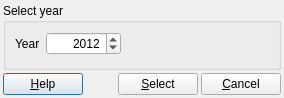
<?xml version="1.0" encoding="UTF-8"?>
<ui version="4.0">
 <class>ACC_SelectYearDialog</class>
 <widget class="QDialog" name="ACC_SelectYearDialog">
  <property name="geometry">
   <rect>
    <x>0</x>
    <y>0</y>
    <width>284</width>
    <height>98</height>
   </rect>
  </property>
  <property name="windowTitle">
   <string>Dialog</string>
  </property>
  <layout class="QGridLayout" name="gridLayout_2">
   <property name="margin">
    <number>3</number>
   </property>
   <property name="spacing">
    <number>3</number>
   </property>
   <item row="0" column="0">
    <widget class="QGroupBox" name="groupBox">
     <property name="sizePolicy">
      <sizepolicy hsizetype="Preferred" vsizetype="Preferred">
       <horstretch>0</horstretch>
       <verstretch>1</verstretch>
      </sizepolicy>
     </property>
     <property name="title">
      <string>Select year</string>
     </property>
     <layout class="QGridLayout" name="gridLayout">
      <item row="0" column="0">
       <layout class="QHBoxLayout" name="horizontalLayout">
        <item>
         <widget class="QLabel" name="label">
          <property name="text">
           <string>Year</string>
          </property>
         </widget>
        </item>
        <item>
         <widget class="QSpinBox" name="sbYear">
          <property name="minimumSize">
           <size>
            <width>75</width>
            <height>0</height>
           </size>
          </property>
          <property name="maximumSize">
           <size>
            <width>75</width>
            <height>16777215</height>
           </size>
          </property>
          <property name="alignment">
           <set>Qt::AlignRight|Qt::AlignTrailing|Qt::AlignVCenter</set>
          </property>
          <property name="minimum">
           <number>2001</number>
          </property>
          <property name="maximum">
           <number>2999</number>
          </property>
          <property name="value">
           <number>2012</number>
          </property>
         </widget>
        </item>
        <item>
         <spacer name="horizontalSpacer">
          <property name="orientation">
           <enum>Qt::Horizontal</enum>
          </property>
          <property name="sizeHint" stdset="0">
           <size>
            <width>40</width>
            <height>20</height>
           </size>
          </property>
         </spacer>
        </item>
       </layout>
      </item>
      <item row="1" column="0">
       <spacer name="verticalSpacer">
        <property name="orientation">
         <enum>Qt::Vertical</enum>
        </property>
        <property name="sizeHint" stdset="0">
         <size>
          <width>20</width>
          <height>40</height>
         </size>
        </property>
       </spacer>
      </item>
     </layout>
    </widget>
   </item>
   <item row="1" column="0">
    <layout class="QHBoxLayout" name="horizontalLayout_2">
     <item>
      <widget class="QPushButton" name="pbHelp">
       <property name="text">
        <string>&amp;Help</string>
       </property>
      </widget>
     </item>
     <item>
      <spacer name="horizontalSpacer_2">
       <property name="orientation">
        <enum>Qt::Horizontal</enum>
       </property>
       <property name="sizeHint" stdset="0">
        <size>
         <width>40</width>
         <height>20</height>
        </size>
       </property>
      </spacer>
     </item>
     <item>
      <widget class="QPushButton" name="pbSelect">
       <property name="text">
        <string>&amp;Select</string>
       </property>
      </widget>
     </item>
     <item>
      <widget class="QPushButton" name="pbCancel">
       <property name="text">
        <string>&amp;Cancel</string>
       </property>
      </widget>
     </item>
    </layout>
   </item>
  </layout>
 </widget>
 <tabstops>
  <tabstop>sbYear</tabstop>
  <tabstop>pbSelect</tabstop>
  <tabstop>pbCancel</tabstop>
  <tabstop>pbHelp</tabstop>
 </tabstops>
 <resources/>
 <connections/>
</ui>
